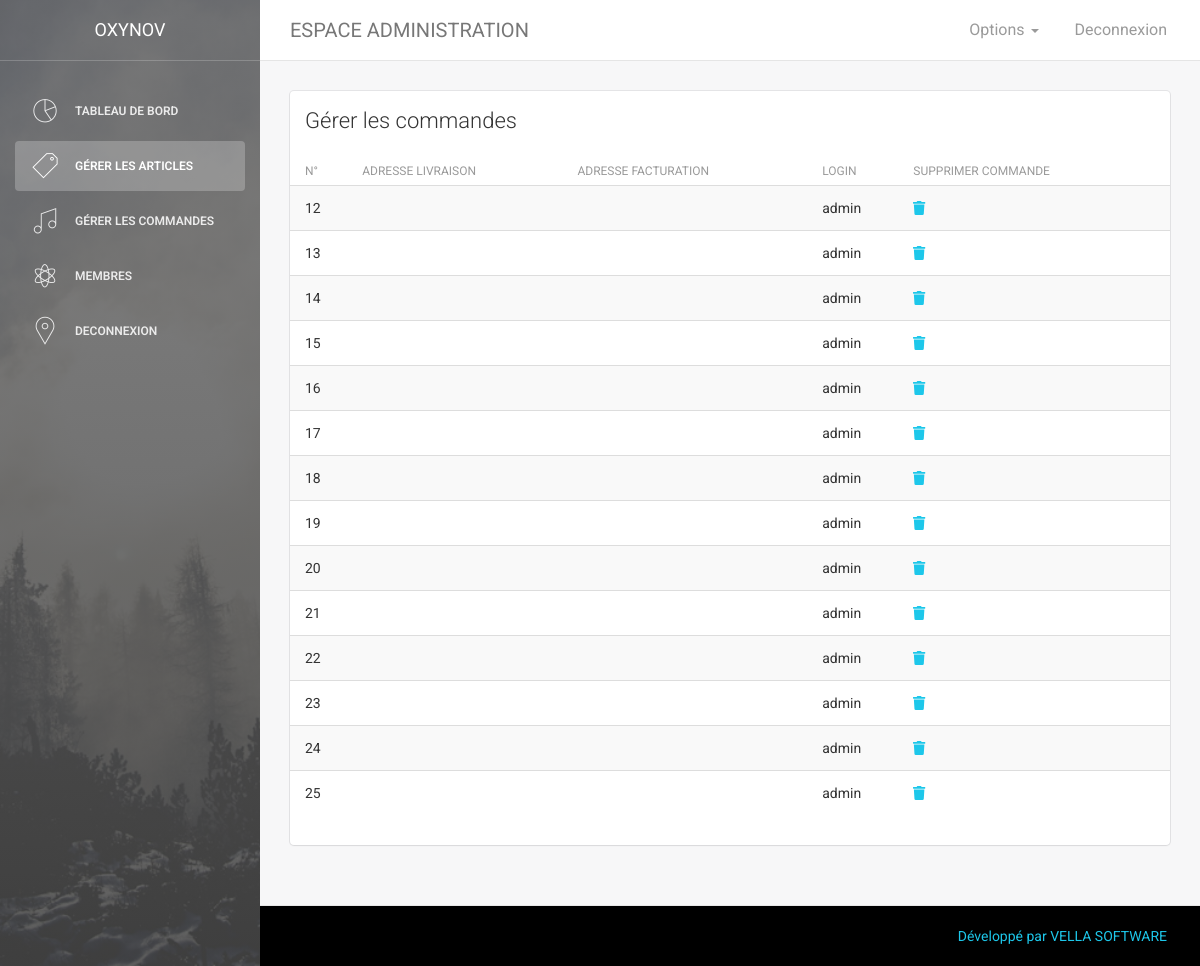
The page /admin140297/commande.php on the database its author committed.
### tables this page shows
CREATE TABLE `commande` (
  `idCommande` int(10) NOT NULL,
  `adresseLivraison` varchar(50) DEFAULT NULL,
  `adresseFacturation` varchar(50) DEFAULT NULL,
  `login` varchar(20) DEFAULT NULL
);

### admin140297/lib/Admin.php (called while the page is built, shortened)
<?php
require_once 'Database.php';
require_once 'function.php';
class Admin{
  public function getCommande()
  {
    $db = new \lib\Database();
    $req = $db->query("SELECT * FROM commande");
    return $req;
  }
}

### admin140297/lib/Database.php (called while the page is built, shortened)
<?php
class Database{
  private $pdo;
  private function getPDO()
  {
    if($this->pdo == null)
    {
      if($_SERVER['SERVER_NAME'] =='localhost'){
        $pdo = new PDO('mysql:host=localhost;dbname=site;charset=utf8', 'root', 'root');
        $pdo->setAttribute(PDO::ATTR_ERRMODE, PDO::ERRMODE_EXCEPTION);
        $this->pdo = $pdo;
      }else{
        $pdo = new PDO('mysql:host=fdb19.atspace.me;dbname=2641691_oxynov;charset=utf8', '2641691_oxynov', 'FreshA1r');
        $pdo->setAttribute(PDO::ATTR_ERRMODE, PDO::ERRMODE_EXCEPTION);
        $this->pdo = $pdo;
      }
    }
    return $this->pdo;
  }
  public function query($data)
  {
    $req = $this->getPDO()->query($data);
    $datas = $req->fetchAll(PDO::FETCH_OBJ);
    return $datas;
  }
}

### admin140297/commande.php (the view, shortened to what this page needs)
<?php
require_once 'lib/Admin.php';
require_once 'navbar.php';
$admin = new Admin();
$commande = $admin->getCommande();
?>
<div class="main-panel">
  <?php require_once 'navbar-haut.php'; ?>
  <div class="content">
    <div class="container-fluid">
      <div class="row">
        <div class="col-md-12">
          <div class="card">
            <div class="header">
              <h4 class="title">Gérer les commandes</h4>
            </div>
            <div class="content table-responsive table-full-width">
              <table class="table table-hover table-striped">
                <thead>
                  <th>N°</th>
                  <th>Adresse Livraison</th>
                  <th>Adresse Facturation</th>
                  <th>Login</th>
                  <th>Supprimer commande</th>
                </thead>
                <tbody>
                  <?php
                  foreach($commande as $produit)
                  {
                    ?>
                    <tr>
                      <td><?= $produit->idCommande ?></td>
                      <td><?= $produit->adresseLivraison ?></td>
                      <td><?= $produit->adresseFacturation ?></td>
                      <td><?= $produit->login ?></td>
                      <td><a href="<?= setLink('admin140297/supprimercommande') . ",".$produit->idCommande?>"><i class='fas fa-trash'></i></a></td>
                    </tr>
                    <?php
                  }
                  ?>
                </tbody>
              </table>
            </div>
          </div>
        </div>
      </div>
    </div>
  </div>
  <?php
  require_once 'footer.php';
  ?>
</div>
</body>
</html>

### admin140297/navbar.php (shortened to what this page needs)
<!DOCTYPE HTML>
<html lang="fr">
<head>
	<link href="assets/css/bootstrap.min.css" rel="stylesheet" />
	<link href="assets/css/animate.min.css" rel="stylesheet"/>
	<link href="assets/css/light-bootstrap-dashboard.css?v=1.4.0" rel="stylesheet"/>
	<link href="assets/css/demo.css" rel="stylesheet" />
	<link href="http://maxcdn.bootstrapcdn.com/font-awesome/4.2.0/css/font-awesome.min.css" rel="stylesheet">
    <link href="assets/css/pe-icon-7-stroke.css" rel="stylesheet" />
</head>
<body>
	<div class="wrapper">
		<div class="sidebar" data-color="dark" data-image="assets/img/sidebar-5.jpg">
			<div class="sidebar-wrapper">
				<div class="logo">
					<a href="#" class="simple-text">
						Oxynov
					</a>
				</div>
				<ul class="nav">
					<li>
						<a href="dashboard.php">
							<i class="pe-7s-graph"></i>
							<p>Tableau de bord</p>
						</a>
					</li>
					<li class="active">
						<a href="article.php">
							<i class="pe-7s-ticket"></i>
							<p>Gérer les articles</p>
						</a>
					</li>
					<li>
						<a href="commande.php">
							<i class="pe-7s-music"></i>
							<p>Gérer les commandes</p>
						</a>
					</li>
					<li>
						<a href="users.php">
							<i class="pe-7s-science"></i>
							<p>Membres</p>
						</a>
					</li>
					<li>
						<a href="deconnexion.php">
							<i class="pe-7s-map-marker"></i>
							<p>Deconnexion</p>
						</a>
					</li>
				</ul>
			</div>
		</div>

### admin140297/navbar-haut.php (shortened to what this page needs)
<nav class="navbar navbar-default navbar-fixed">
    <div class="container-fluid">
        <div class="navbar-header">
            <a class="navbar-brand" href="#">ESPACE ADMINISTRATION</a>
        </div>
        <div class="collapse navbar-collapse">
            <ul class="nav navbar-nav navbar-right">
                <li class="dropdown">
                    <a href="#" class="dropdown-toggle" data-toggle="dropdown">
                        <p>
                            Options
                            <b class="caret"></b>
                        </p>
                    </a>
                </li>
                <li>
                    <a href="#">
                        <p>Deconnexion</p>
                    </a>
                </li>
            </ul>
        </div>
    </div>
</nav>

### admin140297/lib/function.php (shortened to what this page needs)
<?php
function setLink($name = '', $return = false, $url = false){
  if($url){
    $link = $name;
  }
  else{
    $link = '/'. $name;
  }
  if($return){
    return $link;
  }
  else{
    echo $link;
  }
}

### admin140297/footer.php (shortened to what this page needs)
<footer class="footer">
  <div class="container-fluid">
    <p class="copyright pull-right">
      <a href="https://www.vella.fr">Développé par VELLA SOFTWARE</a>
    </p>
  </div>
</footer>

### rows shown on the page
commande: idCommande "12", login "admin"
commande: idCommande "13", login "admin"
commande: idCommande "14", login "admin"
commande: idCommande "15", login "admin"
commande: idCommande "16", login "admin"
commande: idCommande "17", login "admin"
commande: idCommande "18", login "admin"
commande: idCommande "19", login "admin"
commande: idCommande "20", login "admin"
commande: idCommande "21", login "admin"
commande: idCommande "22", login "admin"
commande: idCommande "23", login "admin"
commande: idCommande "24", login "admin"
commande: idCommande "25", login "admin"
